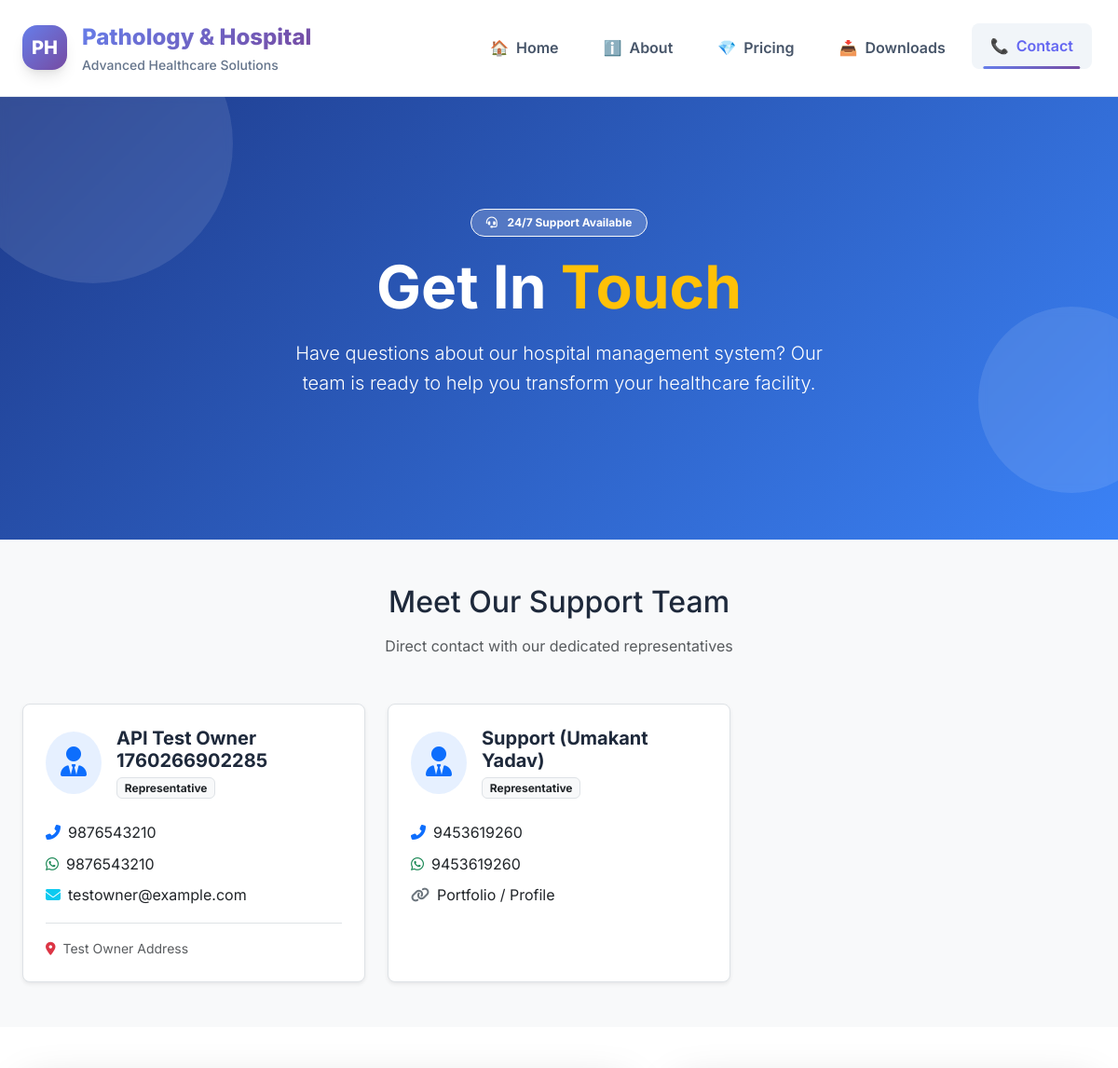
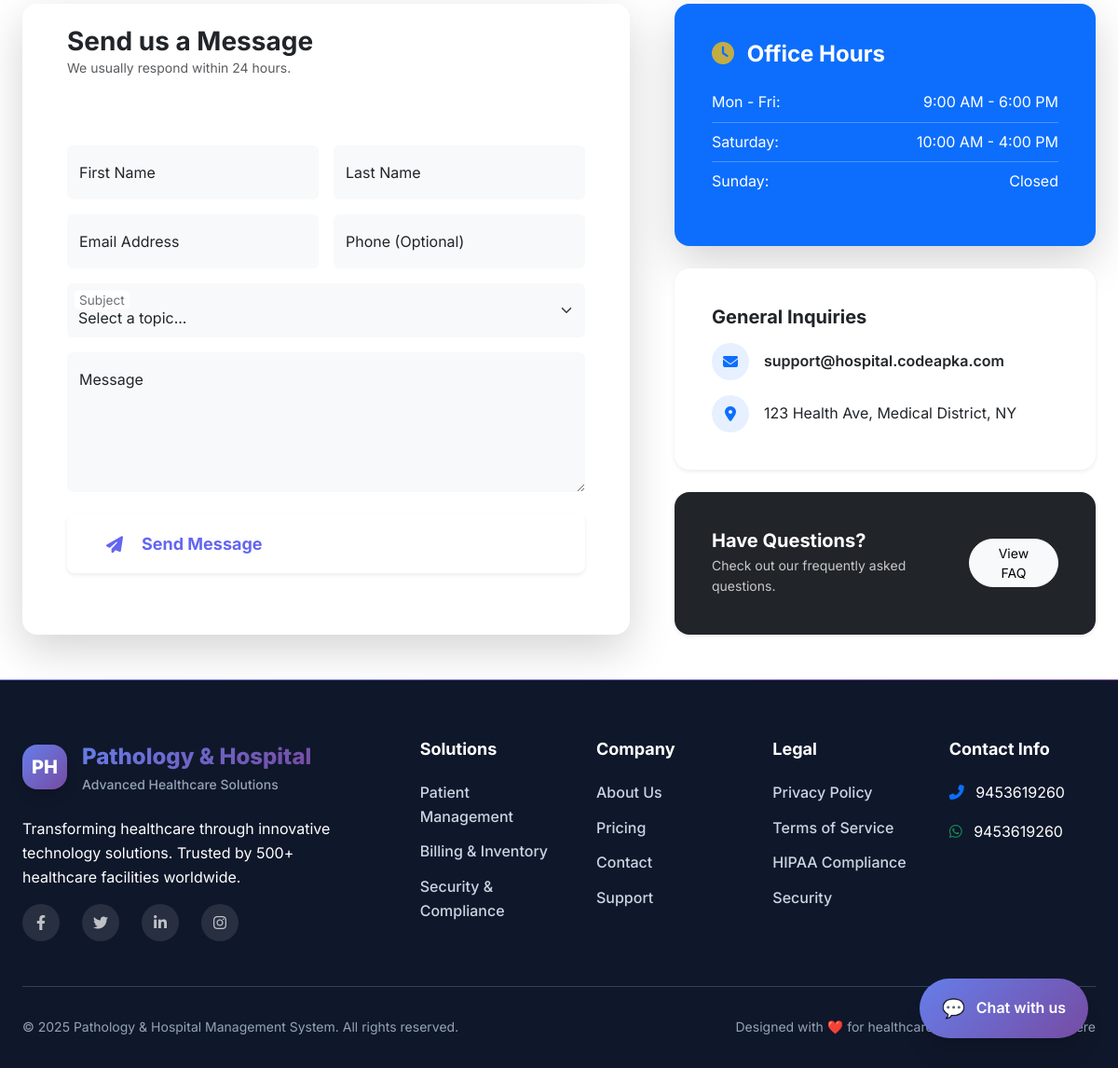
The app's page /contact.php, older data (2 pictures, top to bottom).
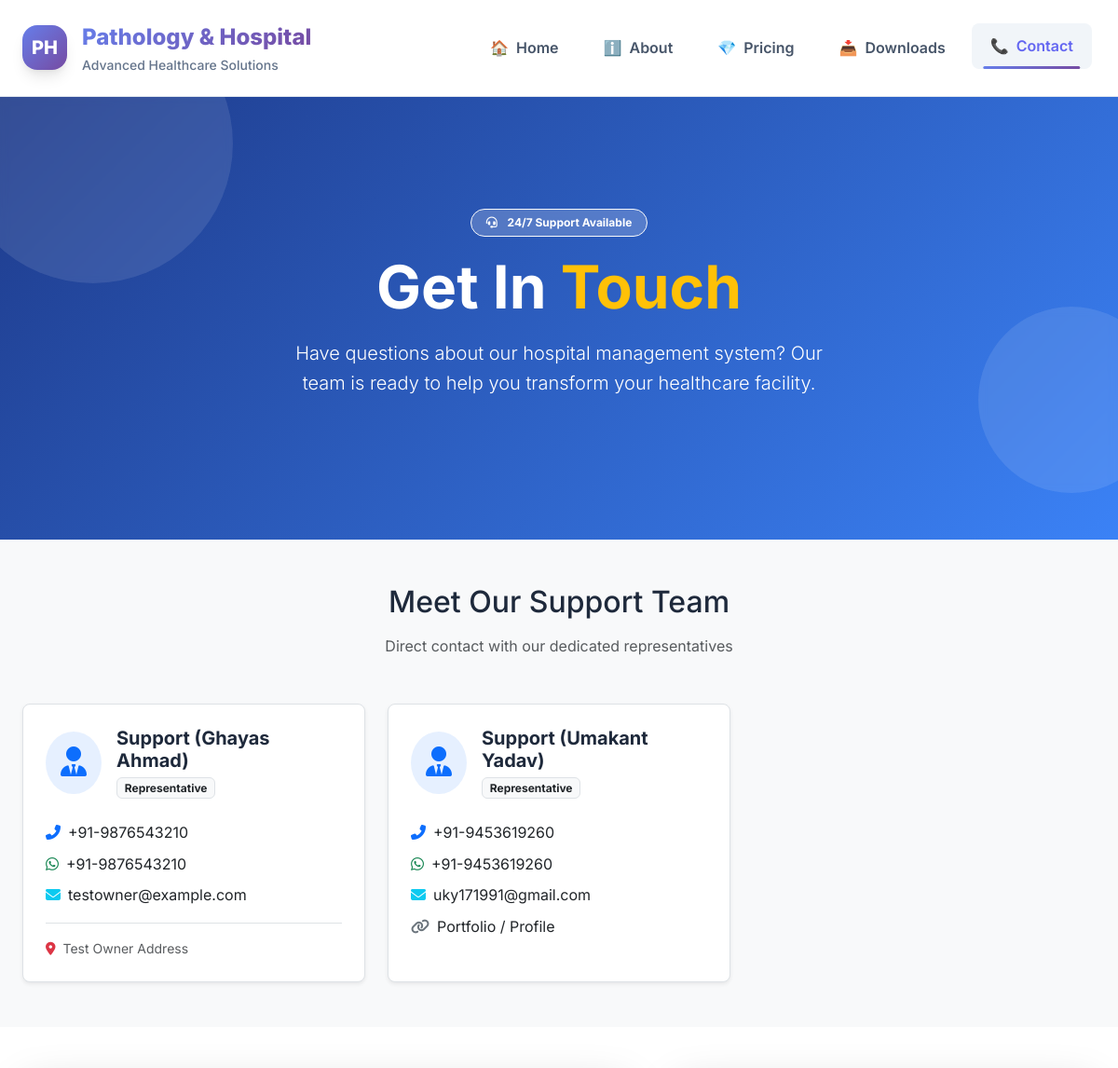
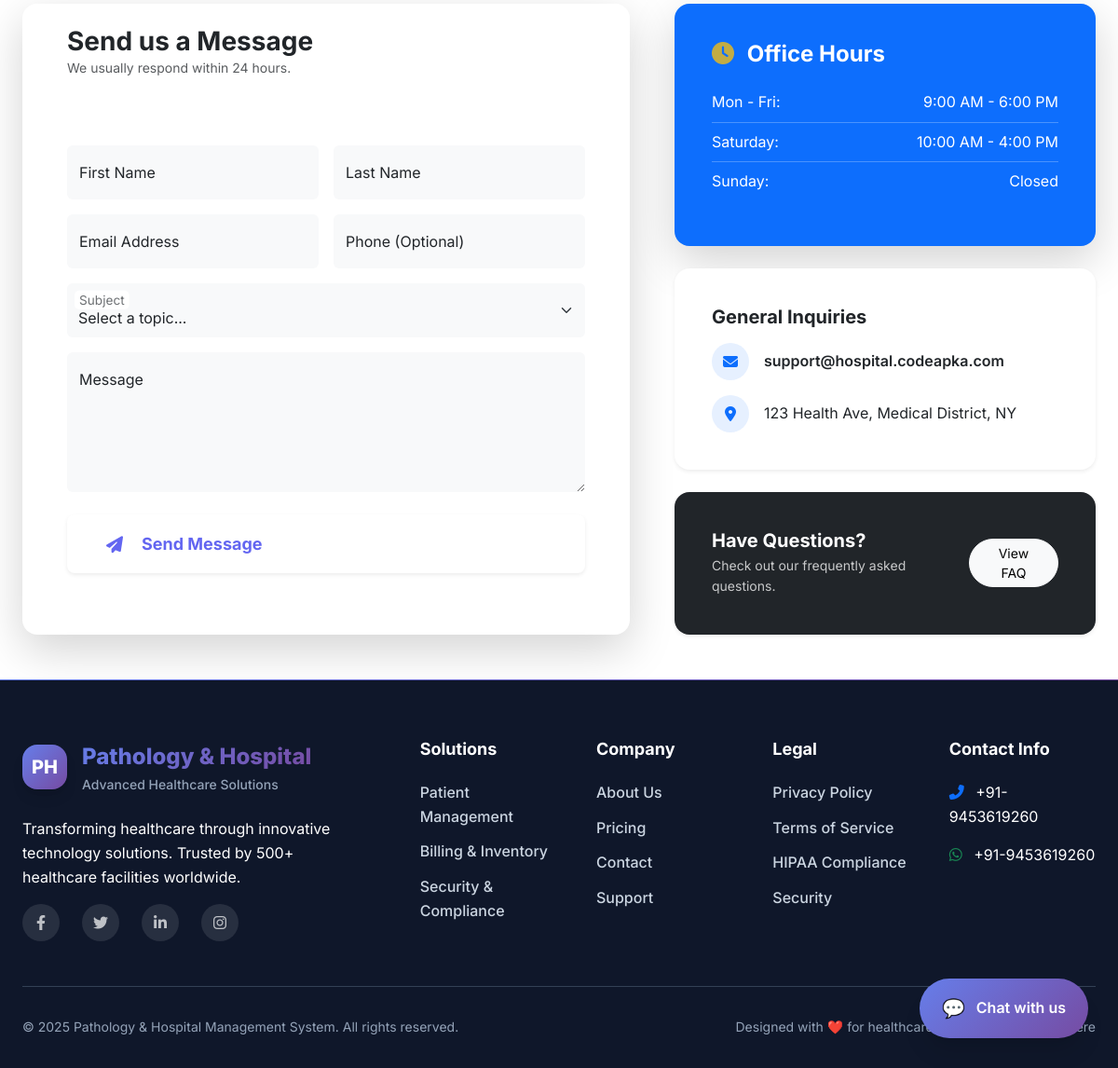
The same page, newer data (2 pictures, top to bottom).
### tables this page shows
CREATE TABLE `owners` (
  `id` int(11) NOT NULL,
  `server_id` int(11) DEFAULT NULL,
  `name` varchar(255) NOT NULL,
  `phone` varchar(50) DEFAULT NULL,
  `whatsapp` varchar(50) DEFAULT NULL,
  `email` varchar(255) DEFAULT NULL,
  `address` text DEFAULT NULL,
  `link` text NOT NULL,
  `added_by` int(11) NOT NULL,
  `created_at` datetime DEFAULT NULL,
  `updated_at` datetime DEFAULT NULL
);

### umakant/public_owners.php (the view, shortened to what the rows shown need)
<?php
require_once __DIR__ . '/inc/connection.php';
function publicOwnerColumnExists(PDO $pdo, string $column): bool {
    static $cache = [];
    try {
        $stmt = $pdo->prepare("SELECT COUNT(*) FROM INFORMATION_SCHEMA.COLUMNS WHERE TABLE_SCHEMA = DATABASE() AND TABLE_NAME = 'owners' AND COLUMN_NAME = ?");
        $stmt->execute([$column]);
        $cache[$column] = $stmt->fetchColumn() > 0;
    } catch (Throwable $e) {
        $cache[$column] = false;
    }
    return $cache[$column];
}
try {
    $hasLink = publicOwnerColumnExists($pdo, 'link');
    $fields = ['id', 'name', 'phone', 'whatsapp', 'email', 'address'];
    if ($hasLink) $fields[] = 'link';
    $stmt = $pdo->query("SELECT " . implode(',', $fields) . " FROM owners ORDER BY id DESC");
    $owners = $stmt->fetchAll(PDO::FETCH_ASSOC);
    echo '<div class="row g-4">';
    foreach ($owners as $owner) {
        $name = htmlspecialchars($owner['name'] ?? 'Support Agent');
        $phone = htmlspecialchars($owner['phone'] ?? '');
        $wa = htmlspecialchars($owner['whatsapp'] ?? '');
        $email = htmlspecialchars($owner['email'] ?? '');
        $address = htmlspecialchars($owner['address'] ?? '');
        $link = $hasLink ? htmlspecialchars($owner['link'] ?? '') : '';
        $iconClass = 'fa-user-tie';
        echo '<div class="col-lg-4 col-md-6" data-aos="fade-up">';
        echo '  <div class="contact-card h-100 p-4 border rounded-3 shadow-sm hover-lift bg-white">';
        echo '    <div class="d-flex align-items-center mb-4">';
        echo '      <div class="contact-icon-circle bg-primary bg-opacity-10 text-primary rounded-circle p-3 me-3">';
        echo '        <i class="fas ' . $iconClass . ' fa-2x"></i>';
        echo '      </div>';
        echo '      <div>';
        echo '        <h5 class="fw-bold mb-1">' . $name . '</h5>';
        echo '        <span class="badge bg-light text-dark border">Representative</span>';
        echo '      </div>';
        echo '    </div>';
        echo '    <div class="contact-details space-y-3">';
        if ($phone) {
            echo '<p class="mb-2"><i class="fas fa-phone-alt text-primary me-2"></i>';
            echo '<a href="tel:' . $phone . '" class="text-decoration-none text-dark">' . $phone . '</a></p>';
        }
        if ($wa) {
            echo '<p class="mb-2"><i class="fab fa-whatsapp text-success me-2"></i>';
            echo '<a href="https://wa.me/' . preg_replace('/[^0-9]/', '', $wa) . '" class="text-decoration-none text-dark" target="_blank">' . $wa . '</a></p>';
        }
        if ($email) {
            echo '<p class="mb-2"><i class="fas fa-envelope text-info me-2"></i>';
            echo '<a href="mailto:' . $email . '" class="text-decoration-none text-dark">' . $email . '</a></p>';
        }
        if ($link) {
            echo '<p class="mb-2"><i class="fas fa-link text-secondary me-2"></i>';
            echo '<a href="' . $link . '" class="text-decoration-none text-dark" target="_blank">Portfolio / Profile</a></p>';
        }
        if ($address) {
            echo '<p class="mb-0 small text-muted border-top pt-3 mt-3">';
            echo '<i class="fas fa-map-marker-alt text-danger me-2"></i>' . $address;
            echo '</p>';
        }
        echo '    </div>';
        echo '  </div>';
        echo '</div>';
    }
    echo '</div>';
} catch (Throwable $e) {
    error_log("Public Owners Error: " . $e->getMessage());
}
?>

### inc/footer.php (shortened to what the rows shown need)
<?php
$footerPhone = '+1 (555) 123-4567';
$footerWhatsapp = '+1 (555) 123-4567';
try {
    $stmt = $pdo->query("SELECT phone, whatsapp, email FROM owners ORDER BY id ASC LIMIT 1");
    $owner = $stmt->fetch(PDO::FETCH_ASSOC);
    if ($owner) {
        if (!empty($owner['phone'])) {
            $footerPhone = $owner['phone'];
        }
        if (!empty($owner['whatsapp'])) {
            $footerWhatsapp = $owner['whatsapp'];
        }
    }
} catch (Exception $e) {
    error_log("Footer owner fetch error: " . $e->getMessage());
}
?>
<footer class="site-footer">
  <div class="container">
    <div class="footer-content">
      <div class="footer-main">
        <div class="footer-links">
          <div class="footer-column">
            <div class="footer-contact">
              <div class="contact-item mb-3">
                <i class="fas fa-phone-alt text-primary me-2"></i>
                <a href="tel:<?php echo preg_replace('/[^0-9+]/', '', $footerPhone); ?>" class="text-white text-decoration-none"><?php echo htmlspecialchars($footerPhone); ?></a>
              </div>
              <div class="contact-item">
                <i class="fab fa-whatsapp text-success me-2"></i>
                <a href="https://wa.me/<?php echo preg_replace('/[^0-9]/', '', $footerWhatsapp); ?>" target="_blank" class="text-white text-decoration-none"><?php echo htmlspecialchars($footerWhatsapp); ?></a>
              </div>
            </div>
          </div>
        </div>
      </div>
    </div>
  </div>
</footer>

Row changes from the older to the newer data that the page shows:
changed owners "testowner@example.com": name "API Test Owner 1760266902285" → "Support (Ghayas Ahmad)"; phone "9876543210" → "+91-9876543210"; whatsapp "9876543210" → "+91-9876543210"
changed owners "Support (Umakant Yadav)": phone "9453619260" → "+91-9453619260"; whatsapp "9453619260" → "+91-9453619260"; email (not shown) → "uky171991@gmail.com"
